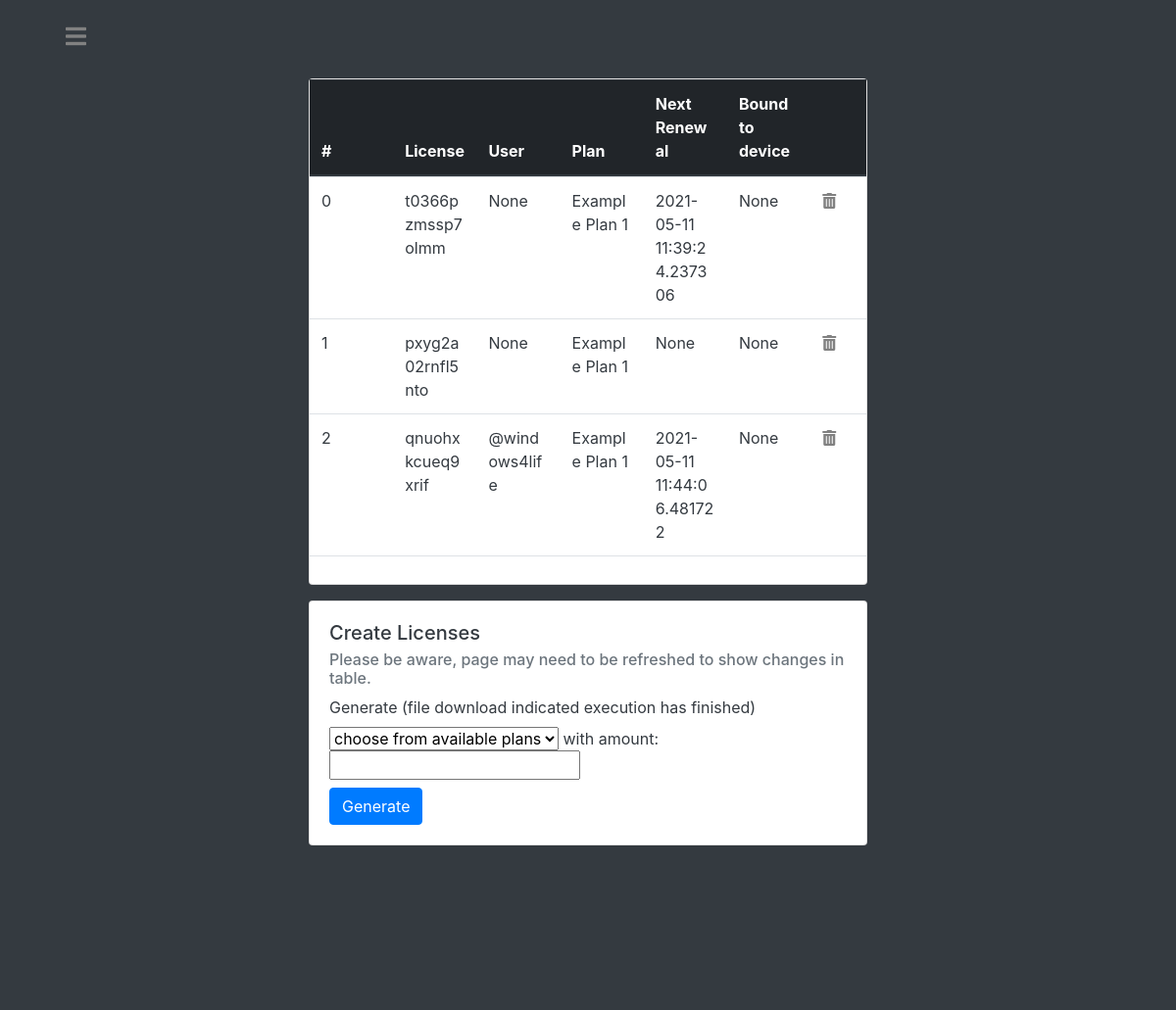
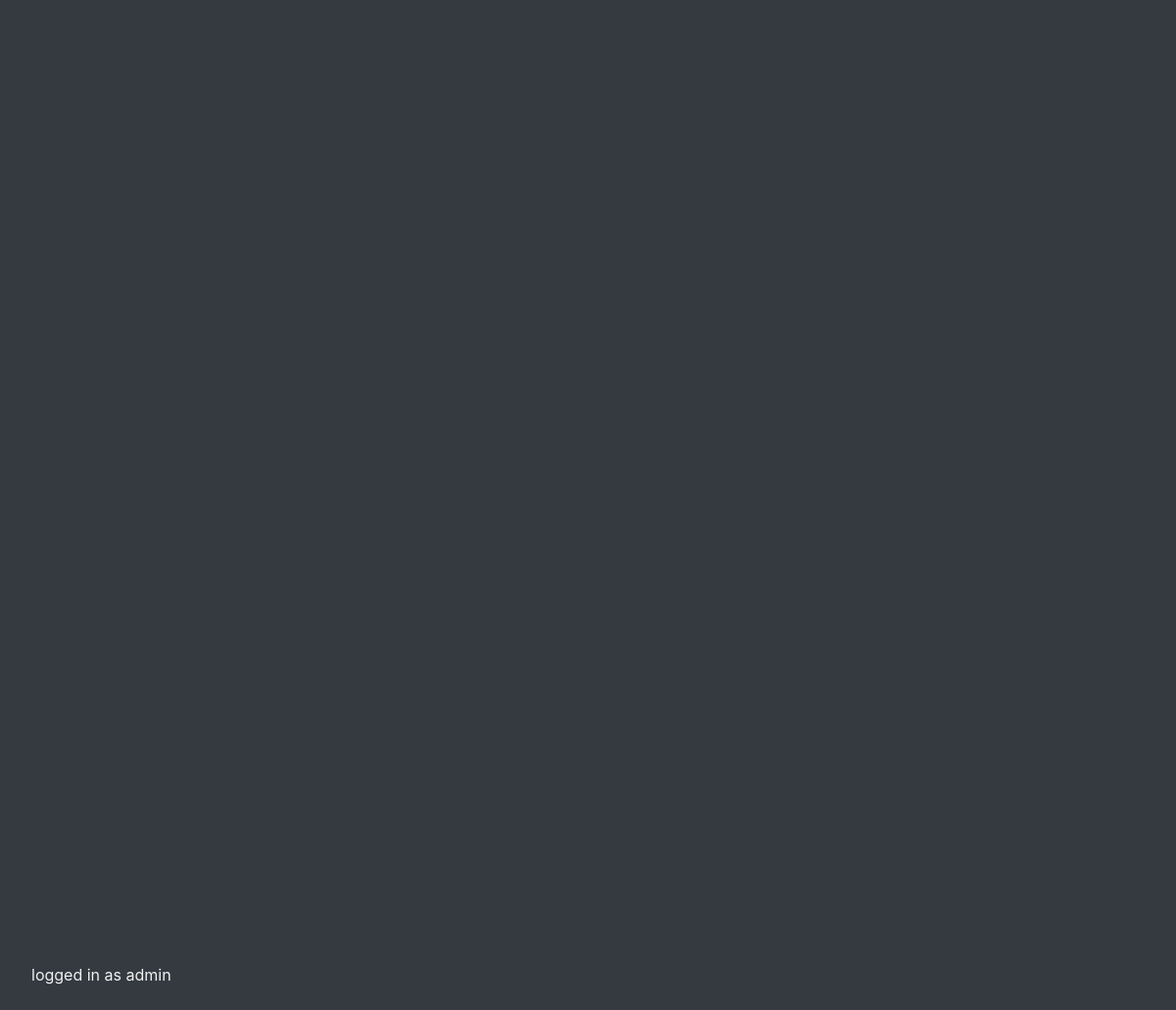
Page /admin/dashboard/licenses (signed in) on the committed database (2 pictures, top to bottom).
### tables this page shows
CREATE TABLE users (username text PRIMARY KEY, fName text, sName text, emailAddress text, password text, admin bool);

CREATE TABLE licenses (license text PRIMARY KEY, username text, boundToUser boolean, boundToDevice boolean, HWID string, devicename string, nextrenewal string, plan string, stripeSessionID string);

### main.py (the view, shortened to what this page needs)
@app.route("/admin/dashboard/licenses", methods=['GET', 'POST'])
@login_required
def adminlicenses():
    if current_user.getAdminPerms():
        db = Database()
        licenses = db.getAll('licenses')
        plans = db.getAll('plans')
        db.closeConnection()
        return render_template('adminlicenses.html', licenses=licenses, plans=plans)
    else:
        reason = f'Insufficient permissions.'
        return render_template('redirect.html', reason=reason)

### api.py (called while the page is built)
    def closeConnection(self):
        self.conn.close()
        return

    def getAll(self, dbname):
        self.c.execute(f'''SELECT * FROM {dbname}''')
        result = self.c.fetchall()
        return result

    def searchUsersByUsername(self, user):
        self.c.execute(f'''SELECT * FROM users WHERE username = ?''', (user,))
        result = self.c.fetchone()
        return result

### main.py (called while the page is built)
@login_manager.user_loader
def load_user(username):
    dbconnection = Database()
    result = dbconnection.searchUsersByUsername(username)
    dbconnection.closeConnection()
    if result:
        if result[5] == "FALSE":
            return User(result[0], result[1], result[2], result[3], result[4])
        else:
            return AdministativeUser(result[0], result[1], result[2], result[3], result[4])
    else:
        return None

    def getAdminPerms(self):
        return self.isadmin

### templates/adminlicenses.html (shortened to what this page needs)
<!DOCTYPE html>
<html lang="en">
<head>
    <link rel="stylesheet" href="https://use.fontawesome.com/releases/v5.0.8/css/all.css">
    <link rel="stylesheet" href="https://maxcdn.bootstrapcdn.com/bootstrap/4.0.0/css/bootstrap.min.css"
>
    <link rel= "stylesheet" type= "text/css" href= "{{ url_for('static',filename='styles/adminlicenses.css') }}">
</head>
<body class="bg-dark">
<div id="mySidenav" class="sidenav">
    <p class="footer fixed-bottom">logged in as {{ current_user.id }}</p>
</div>
<div id="main" class="container-fluid h-10 bg-dark text-white">
    <div class="col-3 text-left">
        <div class="navbarbutton"><a href="#" onclick="openNav()"><i class="fas fa-bars"></i></a></div>
    </div>
</div>
<div class="container-fluid h-80 bg-dark text-white">
    <div class="row h-90">
        <div class="col-3 text-left">
        </div>
        <div class="col-md-6 text-left justify-content-center align-items-center">
            <div class="card">
                <table id="dbtable" class="table mb-3 px-2">
                    <thead class="thead-dark">
                    <tr class="clickable">
                        <th scope="col" onclick="sortTable2(0, true)">#</th>
                        <th scope="col" onclick="sortTable2(1)">License</th>
                        <th scope="col" onclick="sortTable2(2)">User</th>
                        <th scope="col" onclick="sortTable2(3)">Plan</th>
                        <th scope="col" onclick="sortTable2(4)">Next Renewal</th>
                        <th scope="col" onclick="sortTable2(5)">Bound to device</th>
                        <th scope="col" width="10%"></th>
                    </tr>
                    </thead>
                    <tbody>
                    {% for value in licenses %}
                    <tr class="tbody text-dark">
                        <td scope="row ">{{ licenses.index(value) }}</td>
                        <td>{{ value[0] }}</td>
                        {% if value[1] != None %}
                        <td>@{{ value[1] }}</td>
                        {% else %}
                        <td>{{ value[1] }}</td>
                        {% endif %}
                        <td>{{ value[7] }}</td>
                        <td>{{ value[6] }}</td>
                        <td>{{ value[5] }}</td>
                        <td width="10%"><form method="post"><button  id="delete" name="delete" type="submit" class="invisblebutton" value="{{ value[0] }}"><i class="fas fa-trash-alt"></i></button></form></td>
                    </tr>
                    {% endfor %}
                    </tbody>
                </table>
            </div>
            <div class="card mt-3 text-dark">
                <div class="card-body">
                <h5 class="card-title">Create Licenses</h5>
                <h6 class="card-subtitle mb-2 text-muted">Please be aware, page may need to be refreshed to show changes in table.</h6>
                    <label for="plan-select">Generate (file download indicated execution has finished)</label>
                    <form action="" method="post">
                        <select name="plans" id="plan-select" name="plan-select">
                            <option value="">choose from available plans</option>
                        </select>
                        with amount:
                        <input type="number" name="amount">
                        <br>
                        <button type="submit" class="btn btn-primary mt-2">Generate</button>
                    </form>
              </div>
            </div>
        </div>
        <div class="col-3"></div>
    </div>
</div>
</body>
</html>

### static/styles/adminlicenses.css (style rules this page uses)
body,html { height:100%; }
.h-90 { height:90%; }
.h-80 { height:80%; }
.h-10 { height:10%; }
.sidenav { height: 100%; width: 0; position: fixed; z-index: 1; top: 0; left: 0; background-color: #111; overflow-x: hidden; padding-top: 60px; transition: 0.5s; }
.footer { color: #f1f1f1; padding: 8px 8px 8px 32px; white-space: nowrap; }
.navbarbutton { font-size: 150%; color: #E5D4C0; position: fixed; }
.navbarbutton a { padding: 8px 8px 8px 32px; color: #818181; transition: 0.3s; }
.navbarbutton a:link { color: #818181; }
.invisblebutton { background: none!important; border: none; padding: 0!important; font-family: arial, sans-serif; color: #818181; text-decoration: underline; cursor: pointer; }
.clickable { cursor: pointer; }
table { width: 100%; }
thead, tbody tr { display: table; width: 100%; table-layout: fixed; }
tbody { display: block; overflow-y: auto; table-layout: fixed; max-height: 400px; }
#main { transition: margin-left .5s; padding: 20px; }

### rows in the picture
users: id "admin"
licenses: index "0", license "t0366pzmssp7olmm", value "None", plan "Example Plan 1", nextrenewal "2021-05-11 11:39:24.237306"
licenses: index "1", license "pxyg2a02rnfl5nto", value "None", plan "Example Plan 1"
licenses: index "2", license "qnuohxkcueq9xrif", username "windows4life", plan "Example Plan 1", nextrenewal "2021-05-11 11:44:06.481722", value "None"
